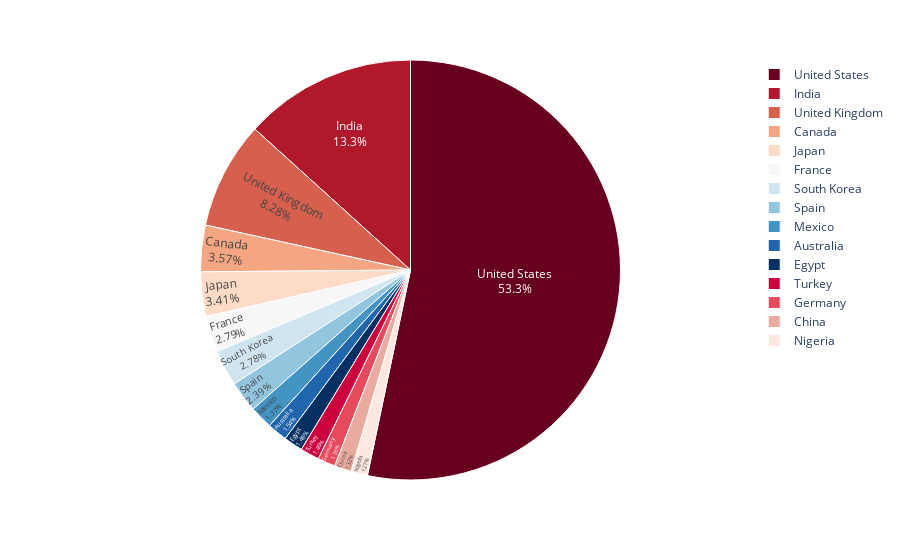

The notebook cell this image was saved under:
### Code cell
country_df = netflix_country['country_main'].value_counts().reset_index()
country_df = country_df[country_df['country_main'] /  country_df['country_main'].sum() > 0.01]

print("Country wise contribution on Netflix")
fig = px.pie(country_df, values='country_main', names='index',color_discrete_sequence=px.colors.sequential.RdBu)
fig.update_traces(textposition='inside', textinfo='percent+label',
                  marker = dict(line = dict(color = 'white', width = 1)))
fig.show()

### Figure 1 — Plotly figure (JSON) as saved in the notebook; plotly's stock layout.template omitted (floating-point values rounded to 4 significant figures)
{"data": [{"domain": {"x": [0, 1], "y": [0, 1]}, "hovertemplate": "index=%{label}<br>country_main=%{value}<extra></extra>", "labels": ["United States", "India", "United Kingdom", "Canada", "Japan", "France", "South Korea", "Spain", "Mexico", "Australia", "Egypt", "Turkey", "Germany", "China", "Nigeria"], "legendgroup": "", "marker": {"line": {"color": "white", "width": 1}}, "name": "", "showlegend": true, "textinfo": "percent+label", "textposition": "inside", "type": "pie", "values": [4042, 1008, 628, 271, 259, 212, 211, 181, 134, 117, 112, 111, 103, 100, 96]}], "layout": {"legend": {"tracegroupgap": 0}, "margin": {"t": 60}, "piecolorway": ["rgb(103,0,31)", "rgb(178,24,43)", "rgb(214,96,77)", "rgb(244,165,130)", "rgb(253,219,199)", "rgb(247,247,247)", "rgb(209,229,240)", "rgb(146,197,222)", "rgb(67,147,195)", "rgb(33,102,172)", "rgb(5,48,97)"]}}
